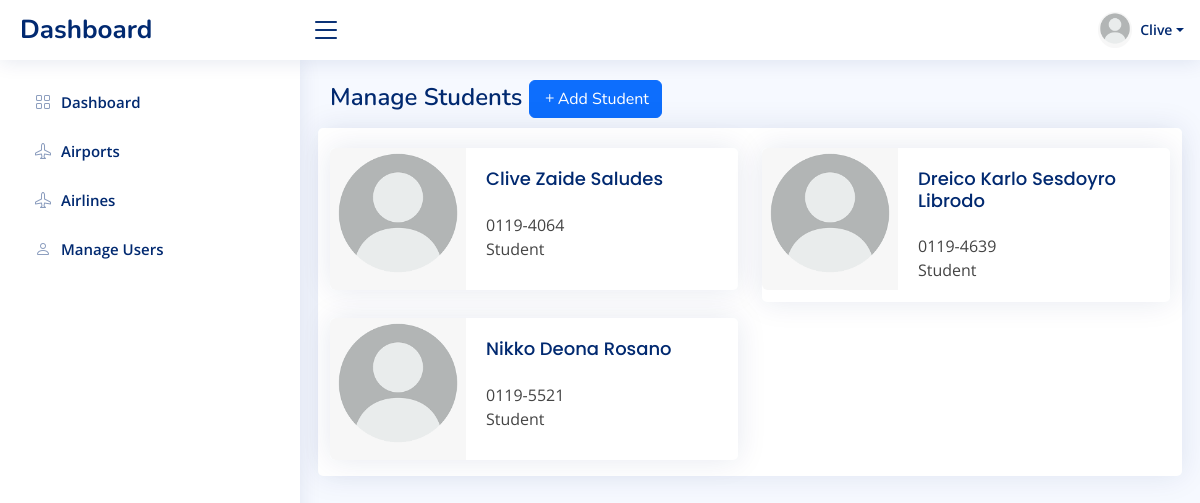
The app's page /admin/student.php (signed in) with its own data.
### tables this page shows
CREATE TABLE `users` (
  `user_id` int(11) NOT NULL,
  `first_name` varchar(255) NOT NULL,
  `middle_name` varchar(255) NOT NULL,
  `last_name` varchar(255) NOT NULL,
  `address` text NOT NULL,
  `contact` bigint(20) NOT NULL,
  `email` varchar(255) NOT NULL,
  `user_type` varchar(255) NOT NULL,
  `user_img` varchar(255) NOT NULL,
  `account_id` varchar(255) NOT NULL,
  `password` varchar(255) NOT NULL,
  `confirm_password` varchar(255) NOT NULL
);

### admin/includes/session.php (called while the page is built, shortened)
<?php
$id=$_SESSION['user_id'];
?>

### admin/student.php (the view, shortened to what this page needs)
<?php
    include ('includes/header.php');
    include ('includes/navbar.php');
    include ('includes/sidebar.php');
    include ('database/dbcon.php');
?>
<main id="main" class="main">
    <div class="pagetitle">
      <h1>Manage Students <a href="add_student.php" class="btn btn-primary"><i class="bi bi-plus"></i>Add Student</a> </h1>
    </div>
    <section class="section">
      <div class="row align-items-top">
        <div class="card">
          <div class="card-body">
          </div>
          <div class="row">
            <?php
              $student = mysqli_query($con, "SELECT * FROM users");
              while($row = mysqli_fetch_array($student)):
            ?>
            <div class="col-lg-6">
              <div class="card mb-3">
                <div class="row g-0">
                  <div class="col-md-4">
                    <?php if($row['user_img'] != null): ?>
                      <img src="assets/img/<?php echo $row['user_img'];?>" class="img-fluid rounded-start" alt="...">
                    <?php else: ?>
                      <img src="assets/img/no-profile.jpg" class="img-fluid rounded-start" alt="...">
                    <?php endif; ?>
                  </div>
                  <div class="col-md-8">
                    <div class="card-body">
                      <a href="student_profile.php<?php echo '?user_id='.$row['user_id'];?>"><h5 class="card-title"><?php echo $row['first_name']." ". $row['middle_name']." ".$row['last_name'];?></h5></a>
                      <p class="card-text"><?php echo $row['account_id']; ?> <br> <?php echo $row['user_type']; ?> </p>
                    </div>
                  </div>
                </div>
              </div>
            </div>
              <?php endwhile; ?>
          </div>
        </div>
      </div>
    </section>
  </main>
<?php
    include ('includes/footer.php');
?>

### admin/includes/header.php (shortened to what this page needs)
<!DOCTYPE html>
<html lang="en">
<head>
  <link href="assets/vendor/bootstrap/css/bootstrap.min.css" rel="stylesheet">
  <link href="assets/vendor/bootstrap-icons/bootstrap-icons.css" rel="stylesheet">
  <link href="assets/vendor/boxicons/css/boxicons.min.css" rel="stylesheet">
  <link href="assets/vendor/quill/quill.snow.css" rel="stylesheet">
  <link href="assets/vendor/quill/quill.bubble.css" rel="stylesheet">
  <link href="assets/vendor/remixicon/remixicon.css" rel="stylesheet">
  <link href="assets/vendor/simple-datatables/style.css" rel="stylesheet">
  <link href="assets/css/style.css" rel="stylesheet">
</head>

### admin/includes/navbar.php (shortened to what this page needs)
<?php
  include ('database/dbcon.php');
  include ('session.php');
  $user = mysqli_query($con, "SELECT * FROM users WHERE user_id='$id'");
  $row = mysqli_fetch_array($user);
?>
<body>
  <header id="header" class="header fixed-top d-flex align-items-center">
    <div class="d-flex align-items-center justify-content-between">
      <a href="dashboard.php" class="logo d-flex align-items-center">
        <span class="d-none d-lg-block">Dashboard</span>
      </a>
      <i class="bi bi-list toggle-sidebar-btn"></i>
    </div>
    <nav class="header-nav ms-auto">
      <ul class="d-flex align-items-center">
        <li class="nav-item dropdown pe-3">
          <a class="nav-link nav-profile d-flex align-items-center pe-0" href="#" data-bs-toggle="dropdown">
            <img src="assets/img/no-profile.jpg" alt="Profile" class="rounded-circle">
            <span class="d-none d-md-block dropdown-toggle ps-2"><?php echo $row['first_name']?></span>
          </a>
        </li>
      </ul>
    </nav>
  </header>

### admin/includes/sidebar.php
<aside id="sidebar" class="sidebar">
  <ul class="sidebar-nav" id="sidebar-nav">
    <li class="nav-item">
      <a class="nav-link collapsed" href="dashboard.php">
        <i class="bi bi-grid"></i>
        <span>Dashboard</span>
      </a>
    </li>
    <li class="nav-item">
      <a class="nav-link collapsed" href="airport.php">
        <i class="bi bi-airplane"></i>
        <span>Airports</span>
      </a>
    </li>
    <li class="nav-item">
      <a class="nav-link collapsed" href="airline.php">
        <i class="bi bi-airplane"></i>
        <span>Airlines</span>
      </a>
    </li>
    <li class="nav-item">
      <a class="nav-link collapsed" href="student.php">
        <i class="bi bi-person"></i>
        <span>Manage Users</span>
      </a>
    </li>
  </ul>
</aside>

### admin/includes/footer.php (shortened to what this page needs)
</body>
</html>

### admin/assets/css/style.css (style rules this page uses)
:root { scroll-behavior: smooth; }
body { font-family: "Open Sans", sans-serif; background: #f6f9ff; color: #444444; }
a { color: #4154f1; text-decoration: none; }
h1, h2, h3, h4, h5, h6 { font-family: "Nunito", sans-serif; }
#main { margin-top: 60px; padding: 20px 30px; transition: all 0.3s; }
.pagetitle { margin-bottom: 10px; }
.pagetitle h1 { font-size: 24px; margin-bottom: 0; font-weight: 600; color: #012970; }
.card { margin-bottom: 30px; border: none; border-radius: 5px; box-shadow: 0px 0 30px rgba(1, 41, 112, 0.1); }
.card-title { padding: 20px 0 15px 0; font-size: 18px; font-weight: 500; color: #012970; font-family: "Poppins", sans-serif; }
.card-body { padding: 0 20px 20px 20px; }
.logo { line-height: 1; }
@media (min-width: 1200px) { .logo { width: 280px; } }
.logo span { font-size: 26px; font-weight: 700; color: #012970; font-family: "Nunito", sans-serif; }
.header { transition: all 0.5s; z-index: 997; height: 60px; box-shadow: 0px 2px 20px rgba(1, 41, 112, 0.1); background-color: #fff; padding-left: 20px; }
.header .toggle-sidebar-btn { font-size: 32px; padding-left: 10px; cursor: pointer; color: #012970; }
.header-nav ul { list-style: none; }
.header-nav>ul { margin: 0; padding: 0; }
.header-nav .nav-profile { color: #012970; }
.header-nav .nav-profile img { max-height: 36px; }
.header-nav .nav-profile span { font-size: 14px; font-weight: 600; }
.sidebar { position: fixed; top: 60px; left: 0; bottom: 0; width: 300px; z-index: 996; transition: all 0.3s; padding: 20px; overflow-y: auto; scrollbar-width: thin; scrollbar-color: #aab7cf transparent; box-shadow: 0px 0px 20px rgba(1, 41, 112, 0.1); background-color: #fff; }
@media (min-width: 1200px) { #main, #footer { margin-left: 300px; } }
.sidebar-nav { padding: 0; margin: 0; list-style: none; }
.sidebar-nav li { padding: 0; margin: 0; list-style: none; }
.sidebar-nav .nav-item { margin-bottom: 5px; }
.sidebar-nav .nav-link { display: flex; align-items: center; font-size: 15px; font-weight: 600; color: #4154f1; transition: 0.3; background: #f6f9ff; padding: 10px 15px; border-radius: 4px; }
.sidebar-nav .nav-link i { font-size: 16px; margin-right: 10px; color: #4154f1; }
.sidebar-nav .nav-link.collapsed { color: #012970; background: #fff; }
.sidebar-nav .nav-link.collapsed i { color: #899bbd; }

### records on screen
users: first_name "Clive", middle_name "Zaide", last_name "Saludes", account "0119-4064", user_type "Student"
users: first_name "Dreico Karlo", middle_name "Sesdoyro", last_name "Librodo", account "0119-4639", user_type "Student"
users: first_name "Nikko", middle_name "Deona", last_name "Rosano", account "0119-5521", user_type "Student"
